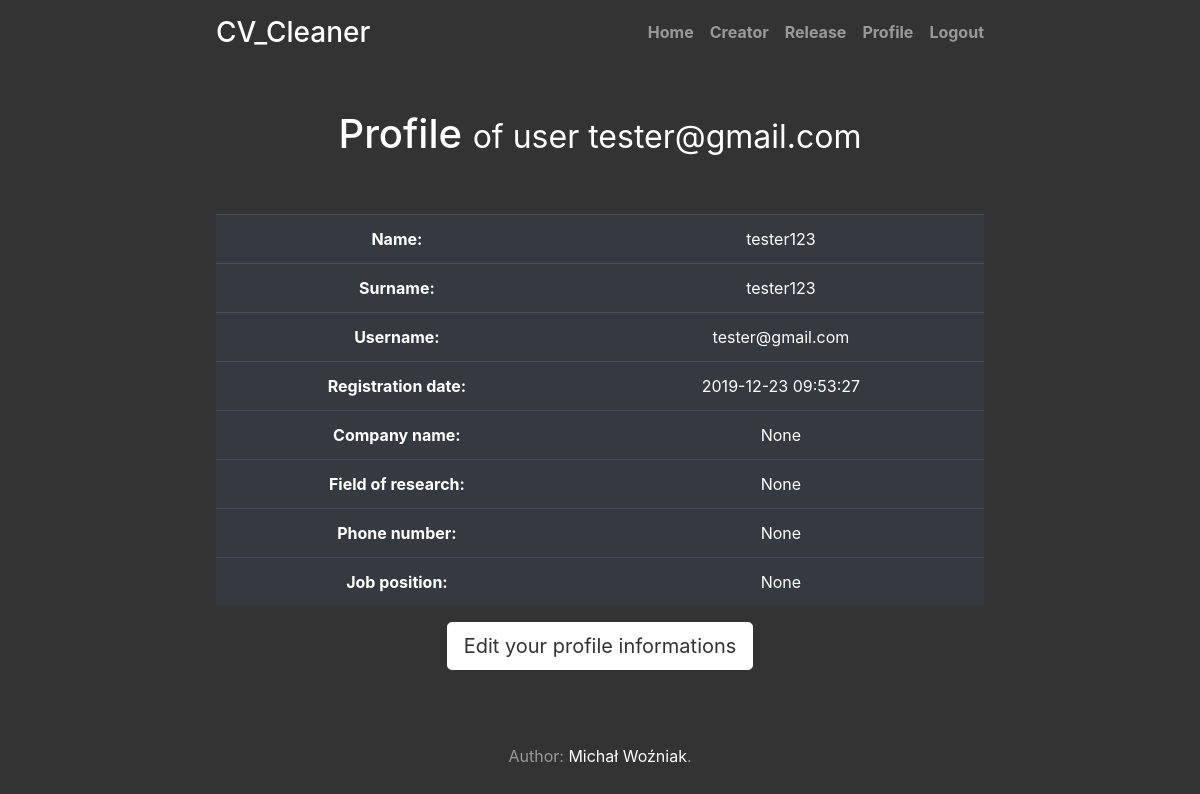
Before: /profile (signed in) with the older database file.
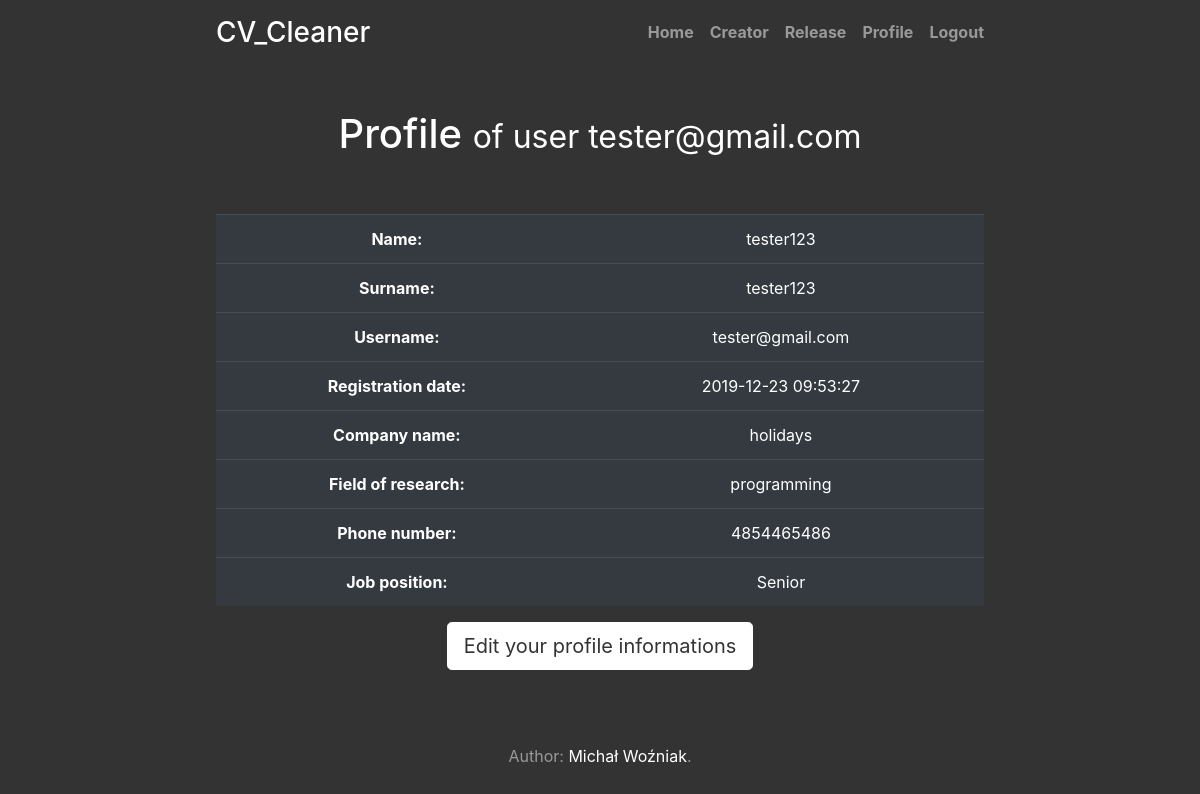
After: the same page with the newer database file.
### tables this page shows
CREATE TABLE users(ID INTEGER PRIMARY KEY AUTOINCREMENT, name VARCHAR(100), surname VARCHAR(100), email VARCHAR(100), username VARCHAR(100), password VARCHAR(100), register_date TIMESTAMP DEFAULT CURRENT_TIMESTAMP);

CREATE TABLE users_additional_informations(
   ID INTEGER PRIMARY KEY, company_name VARCHAR(100),
   field_of_research VARCHAR(100), phone_number VARCHAR(20),
   job_position VARCHAR(100) 
);

### application.py (the view)
@app.route("/profile")
@logged_in_checker
def profile():
    c = sqlite3.connect('databases/coreApp.db')
    conn = c.cursor()
    tmp = f"CREATE VIEW profile_view AS SELECT name, surname, username, register_date, company_name, field_of_research, phone_number,job_position FROM users as A LEFT JOIN users_additional_informations as B on B.ID = A.ID WHERE A.ID = {session.get('ID')}"
    conn.execute("DROP VIEW IF EXISTS profile_view")
    conn.execute(tmp)
    conn.execute("select* from profile_view")
    conn.row_factory = sqlite3.Row
    rows = conn.fetchall()
    data = dict(rows[0])
    conn.close()
    return render_template("profile.html", text=data)

### application.py (called while the page is built)
def logged_in_checker(f):
    @wraps(f)
    def wrap(*args, **kwargs):
        if 'logged_in' in session:
            return f(*args, **kwargs)
        else:
            flash('Unauthorized!, Please login now!', 'danger')
            return redirect(url_for('signin'))
    return wrap

### templates/profile.html
{% extends 'layout.html' %}
{% block body %}
<h1>Profile <small> of user {{session.username}} </small></h1>
<br></br>
<table class="table table-dark">
    <tbody>
      <tr>
        <th scope="row">Name: </th>
        <td>{{text.name}}</td>
      </tr>
      <tr>
        <th scope="row">Surname: </th>
        <td>{{text.surname}}</td>
      </tr>
      <tr>
        <th scope="row">Username: </th>
        <td>{{text.username}}</td>
      </tr>
      <tr>
        <th scope="row">Registration date: </th>
        <td>{{text.register_date}}</td>
      </tr>
      <tr>
        <th scope="row">Company name: </th>
        <td>{{text.company_name}}</td>
      </tr>
      <tr>
        <th scope="row">Field of research: </th>
        <td>{{text.field_of_research}}</td>
      </tr>
      <tr>
        <th scope="row">Phone number: </th>
        <td>{{text.phone_number}}</td>
      </tr>
      <tr>
        <th scope="row">Job position: </th>
        <td>{{text.job_position}}</td>
      </tr>
    </tbody>
  </table>
  <p class="lead">
<a href="/profile_edit" class="btn btn-lg btn-secondary">Edit your profile informations</a>
</p>
{% endblock %}

### templates/layout.html (shortened to what this page needs)
<!DOCTYPE html>
<html lang="en">
    <head>
        <link rel="stylesheet" href="https://stackpath.bootstrapcdn.com/bootstrap/4.4.1/css/bootstrap.min.css">
           <link href="static\cover.css" rel="stylesheet">
           <link rel="stylesheet" href="{{ url_for('static', filename='../static/cover.css') }}">
    </head>
    <body class="text-center">
        <div class="cover-container d-flex w-100 h-100 p-3 mx-auto flex-column" >
                <header class="masthead mb-auto">
                    <div class="inner">
                    <h3 class="masthead-brand">CV_Cleaner</h3>
                    {% include 'includes/_navbar.html' %}
                    </div>
                </header>
                {% block body %}{% endblock %}
                <footer class="mastfoot mt-auto">
                    <div class="inner">
                    <p>Author: <a href="https://www.linkedin.com/in/micha%C5%82-wo%C5%BAniak-0a89ab160/">Michał Woźniak</a>.</p>
                    </div>
                </footer>
                </div>
    </body>
    </html>

### templates/includes/_navbar.html
<nav class="nav nav-masthead justify-content-center">
        <a class="nav-link " href="/">Home</a>
        {% if session.logged_in %}
        <a class="nav-link " href="/creator">Creator</a>
        <a class="nav-link" href = "/release">Release</a>
        <a class="nav-link" href = "/profile">Profile</a>
        <a class="nav-link" href="/logout">Logout</a>
            {% else %}
            <a class="nav-link" href="/features">Features</a>
            <a class="nav-link" href="/features_more">Our algorithms</a>
            <a class="nav-link" href="/contact">Contact</a>
        <a class="nav-link " href="/signup">Sign up</a>
        <a class="nav-link" href="/signin">Sign in</a>
            {% endif %}
    </nav>

### static/cover.css (style rules this page uses)
a, a:focus, a:hover { color: #fff; }
.btn-secondary, .btn-secondary:hover, .btn-secondary:focus { color: #333; text-shadow: none; background-color: #fff; border: .05rem solid #fff; }
html, body { height: 100%; background-color: #333; }
body { display: -ms-flexbox; display: flex; color: #fff; }
.cover-container { max-width: 50em; }
.masthead { margin-bottom: 2rem; }
.masthead-brand { margin-bottom: 0; }
.nav-masthead .nav-link { padding: .25rem 0; font-weight: 700; color: rgba(255, 255, 255, .5); background-color: transparent; border-bottom: .25rem solid transparent; }
.nav-masthead .nav-link + .nav-link { margin-left: 1rem; }
@media (min-width: 48em) { .masthead-brand { float: left; } }
@media (min-width: 48em) { .nav-masthead { float: right; } }
.mastfoot { color: rgba(255, 255, 255, .5); }

Changed rows visible on the page:
added users_additional_informations: company_name "holidays", field_of_research "programming", phone_number "4854465486", job_position "Senior"
Other visible differences:
{{ text.company_name }}: "None" → (not shown)
{{ text.field_of_research }}: "None" → (not shown)
{{ text.phone_number }}: "None" → (not shown)
{{ text.job_position }}: "None" → (not shown)
